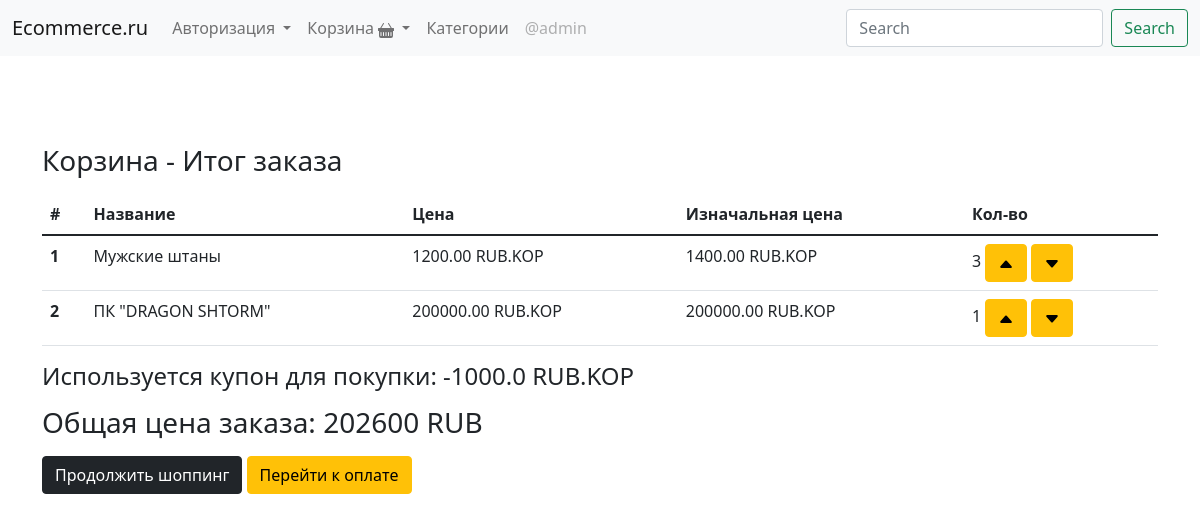
Page /cart/order-sum/ (signed in) on the committed database.
### main/models.py (models this page shows, shortened)
class OrderProduct(models.Model):
	user = models.ForeignKey(User, on_delete=models.CASCADE, verbose_name='Пользователь')
	order_status = models.BooleanField(default=False)
	product = models.ForeignKey(Product, on_delete=models.CASCADE, verbose_name='Продукт')
	quantity = models.PositiveSmallIntegerField(default=1, verbose_name='Кол-во продукта для заказа')
	def get_total_price(self):
		return self.quantity * self.product.price
	class Meta:
		verbose_name = 'Продукт для заказа'
		verbose_name_plural = 'Продукты для заказов'

class Product(models.Model):
	title = models.CharField(max_length=150, verbose_name='Название продукта')
	poster = models.ImageField(upload_to='product_posters/', verbose_name='Постер продукта', blank=True, null=True)
	price = models.DecimalField(max_digits=10, decimal_places=2, verbose_name='Цена товара')
	discount_price = models.DecimalField(max_digits=10, decimal_places=2, verbose_name='Начальная цена товара')
	category = models.ForeignKey(ForProductCategory, on_delete=models.CASCADE, verbose_name='Категория товара')
	product_type_label = models.CharField(max_length=1, choices=TYPE_PRODUCT_LABELS, verbose_name='Тип редкости')
	slug = models.SlugField(max_length=150, verbose_name='URL для продукта')
	description = models.TextField("Описание товара")
	image_content = models.ManyToManyField(ImageProductContent, blank=True, verbose_name='Фотки продукта')
	product_qt = models.PositiveSmallIntegerField(default=1, verbose_name='Кол-во товара в наличии')
	class Meta:
		verbose_name = 'Продукт'
		verbose_name_plural = 'Продукты'
		ordering = ['-pk']

class Order(models.Model):
	user = models.ForeignKey(User, on_delete=models.CASCADE, verbose_name='Пользователь', related_name='orders')
	ref_code = models.CharField(max_length=20, blank=True, null=True)
	products = models.ManyToManyField(OrderProduct)
	start_date = models.DateTimeField(auto_now_add=True)
	ordered_date = models.DateTimeField()
	ordered = models.BooleanField(default=False)
	shipping_address = models.ForeignKey('Address', on_delete=models.SET_NULL, verbose_name="Адрес доставки", related_name='shipping_address', blank=True, null=True)
	billing_address = models.ForeignKey('Address', on_delete=models.SET_NULL, verbose_name="Адрес для выставления счета", related_name='billing_address', blank=True, null=True)
	payment = models.ForeignKey('Payment', on_delete=models.SET_NULL, verbose_name='Платеж', blank=True, null=True)
	coupon = models.ForeignKey('Coupon', on_delete=models.SET_NULL, verbose_name='Купон', blank=True, null=True)
	being_delivered = models.BooleanField(default=False, verbose_name='Достовляется')
	recieved = models.BooleanField(default=False, verbose_name='Получен')
	refund_requested = models.BooleanField(default=False, verbose_name='Запрошен возврат')
	refund_granted = models.BooleanField(default=False, verbose_name='Возврат гарантирован')
	def get_total(self):
		total_price = 0
		for order_product in self.products.all():
			total_price += int(order_product.get_total_price())
		if self.coupon:
			total_price -= int(self.coupon.amount)
		return total_price
	class Meta:
		verbose_name = 'Заказ'
		verbose_name_plural = 'Заказы'

class Coupon(models.Model):
	code = models.CharField(max_length=15)
	amount = models.FloatField()
	class Meta:
		verbose_name = 'Купон'
		verbose_name_plural = 'Купоны'

### main/views.py (the view)
# urls.py: path('cart/order-sum/', OrderSummaryPage.as_view(), name='order_sum'),
class OrderSummaryPage(LoginRequiredMixin, View):
	def get(self, request, *args, **kwargs):
		try:
			order = Order.objects.get(user=self.request.user, ordered=False)
			context = {
				'order': order,
			}
			return render(request, 'order_summary.html', context)
		except ObjectDoesNotExist:
			messages.warning(request, "У вас нет возможных заказов")
			return redirect('index')

### templates/order_summary.html (shortened to what this page needs)
{% extends 'base.html' %}
{% block content %}
	<h3 class="mb-3">Корзина - Итог заказа</h3>
	<table class="table">
  <thead>
    <tr>
      <th scope="col">#</th>
      <th scope="col">Название</th>
      <th scope="col">Цена</th>
      <th scope="col">Изначальная цена</th>
      <th scope="col">Кол-во</th>
    </tr>
  </thead>
  <tbody>
  	{% for order_product in order.products.all %}
    <tr>
      <th scope="row">{{forloop.counter}}</th>
      <td>{{order_product.product.title}}</td>
      <td>{{order_product.product.price}} RUB.KOP</td>
      <td>{{order_product.product.discount_price}} RUB.KOP</td>
      <td>{{order_product.quantity}}
      	<a href="{% url 'add_to_cart' order_product.product.pk %}" class="btn btn-warning">
      		<svg xmlns="http://www.w3.org/2000/svg" width="16" height="16" fill="currentColor" class="bi bi-caret-up-fill" viewBox="0 0 16 16">
  <path d="m7.247 4.86-4.796 5.481c-.566.647-.106 1.659.753 1.659h9.592a1 1 0 0 0 .753-1.659l-4.796-5.48a1 1 0 0 0-1.506 0z"></path>
</svg>
      	</a>
      	<a href="{% url 'remove_single' order_product.product.pk %}" class="btn btn-warning">
      		<svg xmlns="http://www.w3.org/2000/svg" width="16" height="16" fill="currentColor" class="bi bi-caret-down-fill" viewBox="0 0 16 16">
  <path d="M7.247 11.14 2.451 5.658C1.885 5.013 2.345 4 3.204 4h9.592a1 1 0 0 1 .753 1.659l-4.796 5.48a1 1 0 0 1-1.506 0z"></path>
</svg>
      	</a>
      </td>
    </tr>
    {% endfor %}
  </tbody>
</table>
{% if order.coupon %}
	<h4 class="mt-3">Используется купон для покупки: -{{order.coupon.amount}} RUB.KOP</h4>
{% endif %}
<h3 class="mt-3">Общая цена заказа: {{order.get_total}} RUB</h3>
<div class="btns mt-2" style="display: inline-block;">
	<a href="/" class="btn btn-dark">Продолжить шоппинг</a>
	<a href="{% url 'checkout' %}" class="btn btn-warning">Перейти к оплате</a>
</div>
{% endblock content %}

### templates/base.html (shortened to what this page needs)
<!doctype html>
<html lang="en">
  <head>
    <link href="https://cdn.jsdelivr.net/npm/bootstrap@5.1.3/dist/css/bootstrap.min.css" rel="stylesheet">
  </head>
  <body>
    <nav class="navbar navbar-expand-lg navbar-light bg-light">
  <div class="container-fluid">
    <a class="navbar-brand" href="{% url 'index' %}">Ecommerce.ru</a>
    <div class="collapse navbar-collapse" id="navbarSupportedContent">
      <ul class="navbar-nav me-auto mb-2 mb-lg-0">
        <li class="nav-item dropdown">
          <a class="nav-link dropdown-toggle" href="#" id="navbarDropdown" role="button" data-bs-toggle="dropdown" aria-expanded="false">
            Авторизация
          </a>
        </li>
        {% if user.is_authenticated %}
        <li class="nav-item dropdown">
          <a class="nav-link dropdown-toggle" href="#" id="navbarDropdown" role="button" data-bs-toggle="dropdown" aria-expanded="false">
            Корзина
          </a>
        </li>
        <li class="nav-item">
          <a class="nav-link" href="{% url 'category_list' %}">Категории</a>
        </li>
        <li class="nav-item">
          <a class="nav-link disabled">@{{user.username}}</a>
        </li>
        {% endif %}
      </ul>
      <form class="d-flex">
        <input class="form-control me-2" type="search" placeholder="Search" aria-label="Search">
        <button class="btn btn-outline-success" type="submit">Search</button>
      </form>
    </div>
  </div>
</nav>
     <div class="mt-5 pt-4">
    </div>
    <div class="container mt-3">
      {% block content %}{% endblock content %}
    </div>
  </body>
</html>

### rows in the picture
OrderProduct: product "Мужские штаны", product.price "1200.00", product.discount_price "1400.00", quantity "3"
OrderProduct: product "ПК \"DRAGON SHTORM\"", product.price "200000.00", product.discount_price "200000.00", quantity "1"
Order: coupon.amount "1000.0", get_total "202600"

### other values in the picture
{{ user.username }} "admin"
